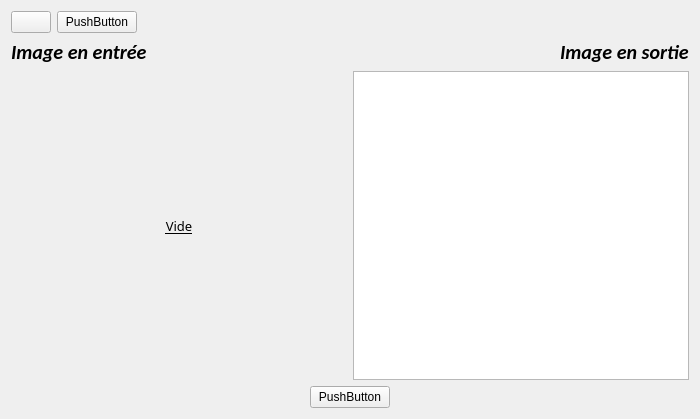
<?xml version="1.0" encoding="UTF-8"?>
<ui version="4.0">
 <class>Form</class>
 <widget class="QWidget" name="Form">
  <property name="geometry">
   <rect>
    <x>0</x>
    <y>0</y>
    <width>700</width>
    <height>419</height>
   </rect>
  </property>
  <property name="sizePolicy">
   <sizepolicy hsizetype="Preferred" vsizetype="Preferred">
    <horstretch>0</horstretch>
    <verstretch>0</verstretch>
   </sizepolicy>
  </property>
  <property name="minimumSize">
   <size>
    <width>0</width>
    <height>0</height>
   </size>
  </property>
  <property name="windowTitle">
   <string>Form</string>
  </property>
  <layout class="QVBoxLayout" name="verticalLayout">
   <item>
    <layout class="QHBoxLayout" name="horizontalLayout">
     <item>
      <widget class="QPushButton" name="pushButton">
       <property name="sizePolicy">
        <sizepolicy hsizetype="Minimum" vsizetype="Fixed">
         <horstretch>0</horstretch>
         <verstretch>0</verstretch>
        </sizepolicy>
       </property>
       <property name="text">
        <string/>
       </property>
       <property name="icon">
        <iconset>
         <normaloff>Camera.png</normaloff>Camera.png</iconset>
       </property>
       <property name="iconSize">
        <size>
         <width>40</width>
         <height>40</height>
        </size>
       </property>
      </widget>
     </item>
     <item>
      <widget class="QPushButton" name="pushButton_2">
       <property name="enabled">
        <bool>true</bool>
       </property>
       <property name="text">
        <string>PushButton</string>
       </property>
       <property name="iconSize">
        <size>
         <width>40</width>
         <height>40</height>
        </size>
       </property>
      </widget>
     </item>
     <item>
      <spacer name="horizontalSpacer">
       <property name="orientation">
        <enum>Qt::Horizontal</enum>
       </property>
       <property name="sizeHint" stdset="0">
        <size>
         <width>40</width>
         <height>20</height>
        </size>
       </property>
      </spacer>
     </item>
    </layout>
   </item>
   <item>
    <layout class="QHBoxLayout" name="horizontalLayout_2">
     <item>
      <widget class="QLabel" name="label_2">
       <property name="font">
        <font>
         <family>Calibri</family>
         <pointsize>15</pointsize>
         <weight>75</weight>
         <italic>true</italic>
         <bold>true</bold>
        </font>
       </property>
       <property name="text">
        <string>Image en entrée</string>
       </property>
       <property name="textFormat">
        <enum>Qt::AutoText</enum>
       </property>
       <property name="alignment">
        <set>Qt::AlignLeading|Qt::AlignLeft|Qt::AlignVCenter</set>
       </property>
      </widget>
     </item>
     <item>
      <spacer name="horizontalSpacer_5">
       <property name="orientation">
        <enum>Qt::Horizontal</enum>
       </property>
       <property name="sizeHint" stdset="0">
        <size>
         <width>40</width>
         <height>20</height>
        </size>
       </property>
      </spacer>
     </item>
     <item>
      <widget class="QLabel" name="label">
       <property name="font">
        <font>
         <family>Calibri</family>
         <pointsize>15</pointsize>
         <weight>75</weight>
         <italic>true</italic>
         <bold>true</bold>
        </font>
       </property>
       <property name="text">
        <string>Image en sortie</string>
       </property>
      </widget>
     </item>
    </layout>
   </item>
   <item>
    <layout class="QHBoxLayout" name="horizontalLayout_3">
     <item>
      <widget class="QLabel" name="label_4">
       <property name="sizePolicy">
        <sizepolicy hsizetype="Expanding" vsizetype="Expanding">
         <horstretch>0</horstretch>
         <verstretch>0</verstretch>
        </sizepolicy>
       </property>
       <property name="font">
        <font>
         <family>Arial Black</family>
         <pointsize>10</pointsize>
         <weight>50</weight>
         <italic>false</italic>
         <bold>false</bold>
         <underline>true</underline>
        </font>
       </property>
       <property name="text">
        <string>Vide</string>
       </property>
       <property name="alignment">
        <set>Qt::AlignCenter</set>
       </property>
      </widget>
     </item>
     <item>
      <widget class="QGraphicsView" name="graphicsView">
       <property name="sizePolicy">
        <sizepolicy hsizetype="Expanding" vsizetype="Expanding">
         <horstretch>0</horstretch>
         <verstretch>0</verstretch>
        </sizepolicy>
       </property>
       <property name="minimumSize">
        <size>
         <width>256</width>
         <height>128</height>
        </size>
       </property>
      </widget>
     </item>
    </layout>
   </item>
   <item>
    <layout class="QHBoxLayout" name="horizontalLayout_4">
     <item>
      <spacer name="horizontalSpacer_3">
       <property name="orientation">
        <enum>Qt::Horizontal</enum>
       </property>
       <property name="sizeHint" stdset="0">
        <size>
         <width>40</width>
         <height>20</height>
        </size>
       </property>
      </spacer>
     </item>
     <item>
      <widget class="QPushButton" name="pushButton_3">
       <property name="text">
        <string>PushButton</string>
       </property>
      </widget>
     </item>
     <item>
      <spacer name="horizontalSpacer_2">
       <property name="orientation">
        <enum>Qt::Horizontal</enum>
       </property>
       <property name="sizeHint" stdset="0">
        <size>
         <width>40</width>
         <height>20</height>
        </size>
       </property>
      </spacer>
     </item>
    </layout>
   </item>
  </layout>
 </widget>
 <resources/>
 <connections/>
</ui>
